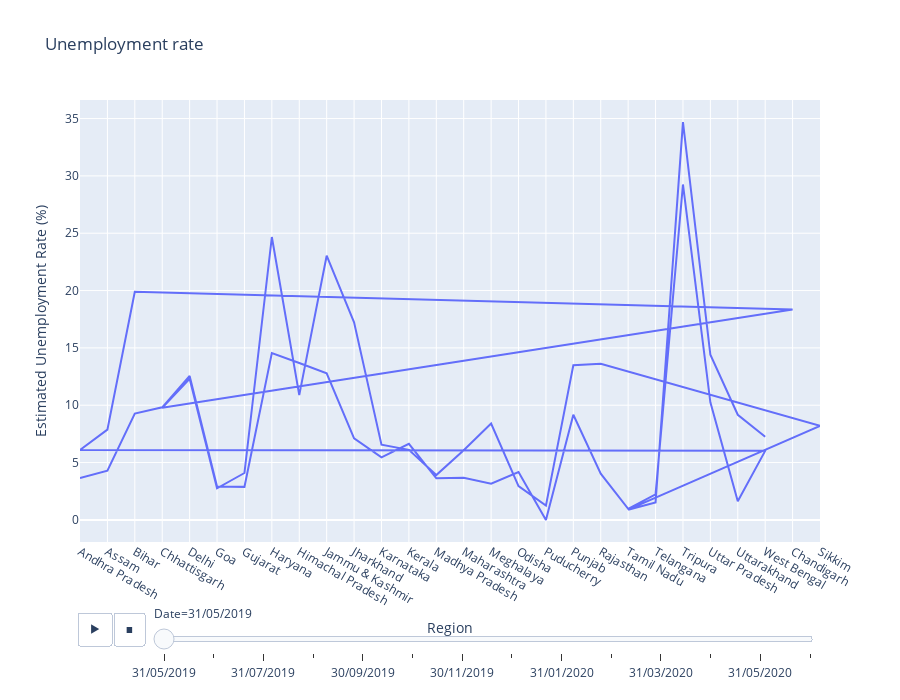

Notebook source saved alongside this figure:
### Markdown cell above
#  Analyzing Data By Line Graph

### Code cell
fg = px.line(df,y='Estimated Unemployment Rate (%)',x='Region',title='Unemployment rate',animation_frame='Date',template='plotly', height=700)
fg.update_layout(yaxis={'categoryorder':'total descending'})
fg.show()

### Figure 1 — Plotly figure (JSON) as saved in the notebook; plotly's stock layout.template omitted (floating-point values rounded to 4 significant figures)
{"data": [{"hovertemplate": "Date=31/05/2019<br>Region=%{x}<br>Estimated Unemployment Rate (%)=%{y}<extra></extra>", "legendgroup": "", "line": {"color": "#636efa", "dash": "solid"}, "marker": {"symbol": "circle"}, "mode": "lines", "name": "", "orientation": "v", "showlegend": false, "type": "scatter", "x": ["Andhra Pradesh", "Assam", "Bihar", "Chhattisgarh", "Delhi", "Goa", "Gujarat", "Haryana", "Himachal Pradesh", "Jammu & Kashmir", "Jharkhand", "Karnataka", "Kerala", "Madhya Pradesh", "Maharashtra", "Meghalaya", "Odisha", "Puducherry", "Punjab", "Rajasthan", "Tamil Nadu", "Telangana", "Tripura", "Uttar Pradesh", "Uttarakhand", "West Bengal", "Andhra Pradesh", "Assam", "Bihar", "Chandigarh", "Chhattisgarh", "Delhi", "Goa", "Gujarat", "Haryana", "Himachal Pradesh", "Jammu & Kashmir", "Jharkhand", "Karnataka", "Kerala", "Madhya Pradesh", "Maharashtra", "Meghalaya", "Odisha", "Puducherry", "Punjab", "Rajasthan", "Sikkim", "Tamil Nadu", "Telangana", "Tripura", "Uttar Pradesh", "Uttarakhand", "West Bengal"], "xaxis": "x", "y": [3.65, 4.29, 9.27, 9.82, 12.56, 2.91, 2.88, 14.54, 13.68, 12.78, 7.11, 5.46, 6.63, 3.63, 3.67, 3.16, 4.17, 0, 9.17, 4.03, 0.97, 2.23, 29.25, 10.26, 1.63, 6.02, 6.09, 7.87, 19.9, 18.35, 9.77, 12.31, 2.75, 4.09, 24.67, 10.88, 23.04, 17.23, 6.56, 6.11, 3.91, 6.08, 8.4, 2.95, 1.25, 13.49, 13.62, 8.2, 0.89, 1.52, 34.69, 14.4, 9.17, 7.25], "yaxis": "y"}], "layout": {"height": 700, "legend": {"tracegroupgap": 0}, "sliders": [{"active": 0, "currentvalue": {"prefix": "Date="}, "len": 0.9, "pad": {"b": 10, "t": 60}, "steps": [{"args": [["31/05/2019"], {"frame": {"duration": 0, "redraw": false}, "fromcurrent": true, "mode": "immediate", "transition": {"duration": 0, "easing": "linear"}}], "label": "31/05/2019", "method": "animate"}, {"args": [["30/06/2019"], {"frame": {"duration": 0, "redraw": false}, "fromcurrent": true, "mode": "immediate", "transition": {"duration": 0, "easing": "linear"}}], "label": "30/06/2019", "method": "animate"}, {"args": [["31/07/2019"], {"frame": {"duration": 0, "redraw": false}, "fromcurrent": true, "mode": "immediate", "transition": {"duration": 0, "easing": "linear"}}], "label": "31/07/2019", "method": "animate"}, {"args": [["31/08/2019"], {"frame": {"duration": 0, "redraw": false}, "fromcurrent": true, "mode": "immediate", "transition": {"duration": 0, "easing": "linear"}}], "label": "31/08/2019", "method": "animate"}, {"args": [["30/09/2019"], {"frame": {"duration": 0, "redraw": false}, "fromcurrent": true, "mode": "immediate", "transition": {"duration": 0, "easing": "linear"}}], "label": "30/09/2019", "method": "animate"}, {"args": [["31/10/2019"], {"frame": {"duration": 0, "redraw": false}, "fromcurrent": true, "mode": "immediate", "transition": {"duration": 0, "easing": "linear"}}], "label": "31/10/2019", "method": "animate"}, {"args": [["30/11/2019"], {"frame": {"duration": 0, "redraw": false}, "fromcurrent": true, "mode": "immediate", "transition": {"duration": 0, "easing": "linear"}}], "label": "30/11/2019", "method": "animate"}, {"args": [["31/12/2019"], {"frame": {"duration": 0, "redraw": false}, "fromcurrent": true, "mode": "immediate", "transition": {"duration": 0, "easing": "linear"}}], "label": "31/12/2019", "method": "animate"}, {"args": [["31/01/2020"], {"frame": {"duration": 0, "redraw": false}, "fromcurrent": true, "mode": "immediate", "transition": {"duration": 0, "easing": "linear"}}], "label": "31/01/2020", "method": "animate"}, {"args": [["29/02/2020"], {"frame": {"duration": 0, "redraw": false}, "fromcurrent": true, "mode": "immediate", "transition": {"duration": 0, "easing": "linear"}}], "label": "29/02/2020", "method": "animate"}, {"args": [["31/03/2020"], {"frame": {"duration": 0, "redraw": false}, "fromcurrent": true, "mode": "immediate", "transition": {"duration": 0, "easing": "linear"}}], "label": "31/03/2020", "method": "animate"}, {"args": [["30/04/2020"], {"frame": {"duration": 0, "redraw": false}, "fromcurrent": true, "mode": "immediate", "transition": {"duration": 0, "easing": "linear"}}], "label": "30/04/2020", "method": "animate"}, {"args": [["31/05/2020"], {"frame": {"duration": 0, "redraw": false}, "fromcurrent": true, "mode": "immediate", "transition": {"duration": 0, "easing": "linear"}}], "label": "31/05/2020", "method": "animate"}, {"args": [["30/06/2020"], {"frame": {"duration": 0, "redraw": false}, "fromcurrent": true, "mode": "immediate", "transition": {"duration": 0, "easing": "linear"}}], "label": "30/06/2020", "method": "animate"}], "x": 0.1, "xanchor": "left", "y": 0, "yanchor": "top"}], "title": {"text": "Unemployment rate"}, "updatemenus": [{"buttons": [{"args": [null, {"frame": {"duration": 500, "redraw": false}, "fromcurrent": true, "mode": "immediate", "transition": {"duration": 500, "easing": "linear"}}], "label": "&#9654;", "method": "animate"}, {"args": [[null], {"frame": {"duration": 0, "redraw": false}, "fromcurrent": true, "mode": "immediate", "transition": {"duration": 0, "easing": "linear"}}], "label": "&#9724;", "method": "animate"}], "direction": "left", "pad": {"r": 10, "t": 70}, "showactive": false, "type": "buttons", "x": 0.1, "xanchor": "right", "y": 0, "yanchor": "top"}], "xaxis": {"anchor": "y", "domain": [0, 1], "title": {"text": "Region"}}, "yaxis": {"anchor": "x", "categoryorder": "total descending", "domain": [0, 1], "title": {"text": "Estimated Unemployment Rate (%)"}}}}
